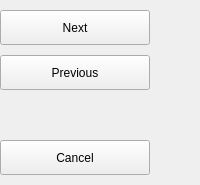
       <widget class="QWidget" name="widget_3" native="true">
        <property name="minimumSize">
         <size>
          <width>150</width>
          <height>0</height>
         </size>
        </property>
        <layout class="QVBoxLayout" name="verticalLayout">
         <property name="spacing">
          <number>10</number>
         </property>
         <property name="leftMargin">
          <number>0</number>
         </property>
         <property name="topMargin">
          <number>10</number>
         </property>
         <property name="rightMargin">
          <number>0</number>
         </property>
         <property name="bottomMargin">
          <number>10</number>
         </property>
         <item>
          <widget class="QPushButton" name="pb_next_page">
           <property name="minimumSize">
            <size>
             <width>150</width>
             <height>35</height>
            </size>
           </property>
           <property name="maximumSize">
            <size>
             <width>150</width>
             <height>35</height>
            </size>
           </property>
           <property name="text">
            <string>Next</string>
           </property>
           <property name="icon">
            <iconset resource="../assets/images/icons.qrc">
             <normaloff>:/Icons/next.svg</normaloff>:/Icons/next.svg</iconset>
           </property>
           <property name="iconSize">
            <size>
             <width>25</width>
             <height>25</height>
            </size>
           </property>
          </widget>
         </item>
         <item>
          <widget class="QPushButton" name="pb_previous_page">
           <property name="minimumSize">
            <size>
             <width>150</width>
             <height>35</height>
            </size>
           </property>
           <property name="maximumSize">
            <size>
             <width>150</width>
             <height>35</height>
            </size>
           </property>
           <property name="text">
            <string>Previous</string>
           </property>
           <property name="icon">
            <iconset resource="../assets/images/icons.qrc">
             <normaloff>:/Icons/previous.svg</normaloff>:/Icons/previous.svg</iconset>
           </property>
           <property name="iconSize">
            <size>
             <width>25</width>
             <height>25</height>
            </size>
           </property>
          </widget>
         </item>
         <item>
          <spacer name="verticalSpacer">
           <property name="orientation">
            <enum>Qt::Orientation::Vertical</enum>
           </property>
           <property name="sizeHint" stdset="0">
            <size>
             <width>20</width>
             <height>40</height>
            </size>
           </property>
          </spacer>
         </item>
         <item>
          <widget class="QPushButton" name="pb_cancel">
           <property name="minimumSize">
            <size>
             <width>150</width>
             <height>35</height>
            </size>
           </property>
           <property name="maximumSize">
            <size>
             <width>150</width>
             <height>35</height>
            </size>
           </property>
           <property name="text">
            <string>Cancel</string>
           </property>
           <property name="icon">
            <iconset resource="../assets/images/icons.qrc">
             <normaloff>:/Icons/cancel.svg</normaloff>:/Icons/cancel.svg</iconset>
           </property>
           <property name="iconSize">
            <size>
             <width>25</width>
             <height>25</height>
            </size>
           </property>
          </widget>
         </item>
        </layout>
       </widget>
